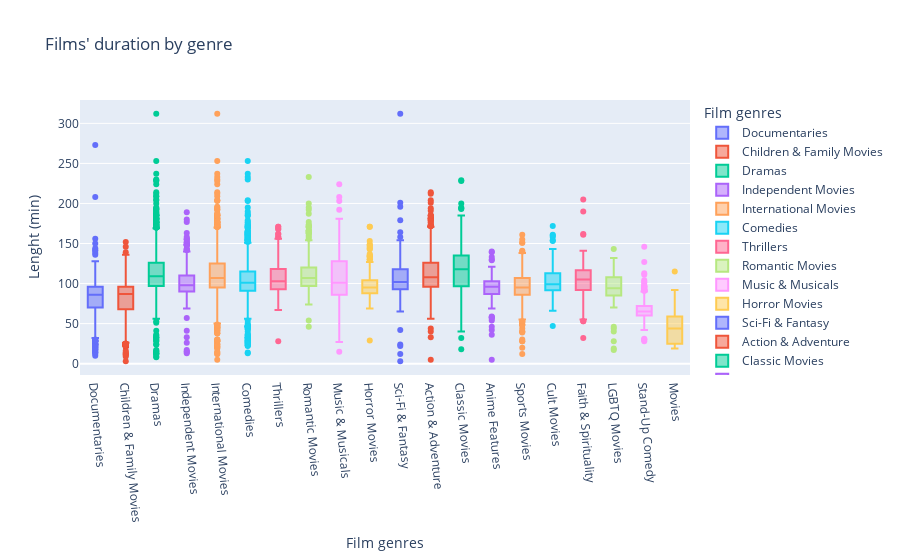

Notebook source saved alongside this figure:
### Markdown cell above
<span style="color:#7635A2">

## Visualization analysis
</span>

>🔎Analyzing movie lengths by genre on Netflix reveals an interesting trend in which `"classics", "dramas", "international movies"` and `"action and adventures"` have an average length longer than other genres.

> #### 🎥 **`Interesting fact:`**  
>The `presence of outliers` with **very low duration** in some categories that have films **ranging between 3 and 20 minutes** could be due to the inclusion of short films within the Netflix selection. These films are often experimental or independent, and have different cinematographic approaches than traditional movies.

>Below the **Films' duration by genre** Box plot graph you can find the charts of the `Top 20 films`🎬, whose duration is atypical.
>
>[Return to: Table of contents](#table_content)

### Code cell
fig7.update_layout(xaxis=dict(tickangle=85))
fig7.show()

### Figure 1 — Plotly figure (JSON) as saved in the notebook; plotly's stock layout.template omitted (floating-point values rounded to 4 significant figures; data arrays with more than 128 entries replaced by an {"elided": "..."} marker saying what was removed)
{"data": [{"alignmentgroup": "True", "hovertemplate": "Film genres=%{x}<br>Lenght (min)=%{y}<extra></extra>", "legendgroup": "Documentaries", "marker": {"color": "#636efa"}, "name": "Documentaries", "notched": false, "offsetgroup": "Documentaries", "orientation": "v", "showlegend": true, "type": "box", "x": {"elided": "869 str values"}, "x0": " ", "xaxis": "x", "y": {"elided": "869 int values"}, "y0": " ", "yaxis": "y"}, {"alignmentgroup": "True", "hovertemplate": "Film genres=%{x}<br>Lenght (min)=%{y}<extra></extra>", "legendgroup": "Children & Family Movies", "marker": {"color": "#EF553B"}, "name": "Children & Family Movies", "notched": false, "offsetgroup": "Children & Family Movies", "orientation": "v", "showlegend": true, "type": "box", "x": {"elided": "641 str values"}, "x0": " ", "xaxis": "x", "y": {"elided": "641 int values"}, "y0": " ", "yaxis": "y"}, {"alignmentgroup": "True", "hovertemplate": "Film genres=%{x}<br>Lenght (min)=%{y}<extra></extra>", "legendgroup": "Dramas", "marker": {"color": "#00cc96"}, "name": "Dramas", "notched": false, "offsetgroup": "Dramas", "orientation": "v", "showlegend": true, "type": "box", "x": {"elided": "2427 str values"}, "x0": " ", "xaxis": "x", "y": {"elided": "2427 int values"}, "y0": " ", "yaxis": "y"}, {"alignmentgroup": "True", "hovertemplate": "Film genres=%{x}<br>Lenght (min)=%{y}<extra></extra>", "legendgroup": "Independent Movies", "marker": {"color": "#ab63fa"}, "name": "Independent Movies", "notched": false, "offsetgroup": "Independent Movies", "orientation": "v", "showlegend": true, "type": "box", "x": {"elided": "756 str values"}, "x0": " ", "xaxis": "x", "y": {"elided": "756 int values"}, "y0": " ", "yaxis": "y"}, {"alignmentgroup": "True", "hovertemplate": "Film genres=%{x}<br>Lenght (min)=%{y}<extra></extra>", "legendgroup": "International Movies", "marker": {"color": "#FFA15A"}, "name": "International Movies", "notched": false, "offsetgroup": "International Movies", "orientation": "v", "showlegend": true, "type": "box", "x": {"elided": "2752 str values"}, "x0": " ", "xaxis": "x", "y": {"elided": "2752 int values"}, "y0": " ", "yaxis": "y"}, {"alignmentgroup": "True", "hovertemplate": "Film genres=%{x}<br>Lenght (min)=%{y}<extra></extra>", "legendgroup": "Comedies", "marker": {"color": "#19d3f3"}, "name": "Comedies", "notched": false, "offsetgroup": "Comedies", "orientation": "v", "showlegend": true, "type": "box", "x": {"elided": "1674 str values"}, "x0": " ", "xaxis": "x", "y": {"elided": "1674 int values"}, "y0": " ", "yaxis": "y"}, {"alignmentgroup": "True", "hovertemplate": "Film genres=%{x}<br>Lenght (min)=%{y}<extra></extra>", "legendgroup": "Thrillers", "marker": {"color": "#FF6692"}, "name": "Thrillers", "notched": false, "offsetgroup": "Thrillers", "orientation": "v", "showlegend": true, "type": "box", "x": {"elided": "577 str values"}, "x0": " ", "xaxis": "x", "y": {"elided": "577 int values"}, "y0": " ", "yaxis": "y"}, {"alignmentgroup": "True", "hovertemplate": "Film genres=%{x}<br>Lenght (min)=%{y}<extra></extra>", "legendgroup": "Romantic Movies", "marker": {"color": "#B6E880"}, "name": "Romantic Movies", "notched": false, "offsetgroup": "Romantic Movies", "orientation": "v", "showlegend": true, "type": "box", "x": {"elided": "616 str values"}, "x0": " ", "xaxis": "x", "y": {"elided": "616 int values"}, "y0": " ", "yaxis": "y"}, {"alignmentgroup": "True", "hovertemplate": "Film genres=%{x}<br>Lenght (min)=%{y}<extra></extra>", "legendgroup": "Music & Musicals", "marker": {"color": "#FF97FF"}, "name": "Music & Musicals", "notched": false, "offsetgroup": "Music & Musicals", "orientation": "v", "showlegend": true, "type": "box", "x": {"elided": "375 str values"}, "x0": " ", "xaxis": "x", "y": {"elided": "375 int values"}, "y0": " ", "yaxis": "y"}, {"alignmentgroup": "True", "hovertemplate": "Film genres=%{x}<br>Lenght (min)=%{y}<extra></extra>", "legendgroup": "Horror Movies", "marker": {"color": "#FECB52"}, "name": "Horror Movies", "notched": false, "offsetgroup": "Horror Movies", "orientation": "v", "showlegend": true, "type": "box", "x": {"elided": "357 str values"}, "x0": " ", "xaxis": "x", "y": {"elided": "357 int values"}, "y0": " ", "yaxis": "y"}, {"alignmentgroup": "True", "hovertemplate": "Film genres=%{x}<br>Lenght (min)=%{y}<extra></extra>", "legendgroup": "Sci-Fi & Fantasy", "marker": {"color": "#636efa"}, "name": "Sci-Fi & Fantasy", "notched": false, "offsetgroup": "Sci-Fi & Fantasy", "orientation": "v", "showlegend": true, "type": "box", "x": {"elided": "243 str values"}, "x0": " ", "xaxis": "x", "y": {"elided": "243 int values"}, "y0": " ", "yaxis": "y"}, {"alignmentgroup": "True", "hovertemplate": "Film genres=%{x}<br>Lenght (min)=%{y}<extra></extra>", "legendgroup": "Action & Adventure", "marker": {"color": "#EF553B"}, "name": "Action & Adventure", "notched": false, "offsetgroup": "Action & Adventure", "orientation": "v", "showlegend": true, "type": "box", "x": {"elided": "859 str values"}, "x0": " ", "xaxis": "x", "y": {"elided": "859 int values"}, "y0": " ", "yaxis": "y"}, {"alignmentgroup": "True", "hovertemplate": "Film genres=%{x}<br>Lenght (min)=%{y}<extra></extra>", "legendgroup": "Classic Movies", "marker": {"color": "#00cc96"}, "name": "Classic Movies", "notched": false, "offsetgroup": "Classic Movies", "orientation": "v", "showlegend": true, "type": "box", "x": ["Classic Movies", "Classic Movies", "Classic Movies", "Classic Movies", "Classic Movies", "Classic Movies", "Classic Movies", "Classic Movies", "Classic Movies", "Classic Movies", "Classic Movies", "Classic Movies", "Classic Movies", "Classic Movies", "Classic Movies", "Classic Movies", "Classic Movies", "Classic Movies", "Classic Movies", "Classic Movies", "Classic Movies", "Classic Movies", "Classic Movies", "Classic Movies", "Classic Movies", "Classic Movies", "Classic Movies", "Classic Movies", "Classic Movies", "Classic Movies", "Classic Movies", "Classic Movies", "Classic Movies", "Classic Movies", "Classic Movies", "Classic Movies", "Classic Movies", "Classic Movies", "Classic Movies", "Classic Movies", "Classic Movies", "Classic Movies", "Classic Movies", "Classic Movies", "Classic Movies", "Classic Movies", "Classic Movies", "Classic Movies", "Classic Movies", "Classic Movies", "Classic Movies", "Classic Movies", "Classic Movies", "Classic Movies", "Classic Movies", "Classic Movies", "Classic Movies", "Classic Movies", "Classic Movies", "Classic Movies", "Classic Movies", "Classic Movies", "Classic Movies", "Classic Movies", "Classic Movies", "Classic Movies", "Classic Movies", "Classic Movies", "Classic Movies", "Classic Movies", "Classic Movies", "Classic Movies", "Classic Movies", "Classic Movies", "Classic Movies", "Classic Movies", "Classic Movies", "Classic Movies", "Classic Movies", "Classic Movies", "Classic Movies", "Classic Movies", "Classic Movies", "Classic Movies", "Classic Movies", "Classic Movies", "Classic Movies", "Classic Movies", "Classic Movies", "Classic Movies", "Classic Movies", "Classic Movies", "Classic Movies", "Classic Movies", "Classic Movies", "Classic Movies", "Classic Movies", "Classic Movies", "Classic Movies", "Classic Movies", "Classic Movies", "Classic Movies", "Classic Movies", "Classic Movies", "Classic Movies", "Classic Movies", "Classic Movies", "Classic Movies", "Classic Movies", "Classic Movies", "Classic Movies", "Classic Movies", "Classic Movies", "Classic Movies", "Classic Movies", "Classic Movies"], "x0": " ", "xaxis": "x", "y": [124, 117, 120, 229, 156, 129, 121, 124, 103, 126, 127, 139, 94, 136, 173, 181, 134, 118, 120, 106, 94, 131, 109, 129, 73, 104, 194, 116, 130, 193, 92, 122, 94, 100, 153, 143, 176, 137, 112, 172, 128, 125, 168, 111, 108, 98, 108, 94, 146, 127, 89, 127, 112, 200, 103, 181, 98, 118, 115, 137, 145, 110, 96, 127, 116, 119, 120, 63, 109, 58, 105, 118, 153, 93, 112, 185, 59, 127, 166, 77, 126, 120, 52, 154, 129, 178, 111, 120, 137, 32, 228, 93, 195, 110, 95, 106, 91, 18, 103, 112, 85, 161, 93, 121, 40, 138, 40, 97, 42, 128, 76, 61, 93, 90, 100, 86], "y0": " ", "yaxis": "y"}, {"alignmentgroup": "True", "hovertemplate": "Film genres=%{x}<br>Lenght (min)=%{y}<extra></extra>", "legendgroup": "Anime Features", "marker": {"color": "#ab63fa"}, "name": "Anime Features", "notched": false, "offsetgroup": "Anime Features", "orientation": "v", "showlegend": true, "type": "box", "x": ["Anime Features", "Anime Features", "Anime Features", "Anime Features", "Anime Features", "Anime Features", "Anime Features", "Anime Features", "Anime Features", "Anime Features", "Anime Features", "Anime Features", "Anime Features", "Anime Features", "Anime Features", "Anime Features", "Anime Features", "Anime Features", "Anime Features", "Anime Features", "Anime Features", "Anime Features", "Anime Features", "Anime Features", "Anime Features", "Anime Features", "Anime Features", "Anime Features", "Anime Features", "Anime Features", "Anime Features", "Anime Features", "Anime Features", "Anime Features", "Anime Features", "Anime Features", "Anime Features", "Anime Features", "Anime Features", "Anime Features", "Anime Features", "Anime Features", "Anime Features", "Anime Features", "Anime Features", "Anime Features", "Anime Features", "Anime Features", "Anime Features", "Anime Features", "Anime Features", "Anime Features", "Anime Features", "Anime Features", "Anime Features", "Anime Features", "Anime Features", "Anime Features", "Anime Features", "Anime Features", "Anime Features", "Anime Features", "Anime Features", "Anime Features", "Anime Features", "Anime Features", "Anime Features", "Anime Features", "Anime Features", "Anime Features", "Anime Features"], "x0": " ", "xaxis": "x", "y": [99, 99, 88, 100, 102, 93, 96, 95, 85, 97, 95, 83, 84, 59, 87, 96, 133, 140, 120, 139, 36, 96, 118, 112, 72, 104, 96, 98, 54, 5, 91, 75, 113, 98, 103, 107, 98, 91, 106, 121, 110, 46, 42, 69, 87, 130, 91, 97, 100, 74, 101, 103, 100, 129, 92, 107, 106, 77, 94, 94, 58, 58, 56, 117, 88, 99, 99, 103, 90, 102, 96], "y0": " ", "yaxis": "y"}, {"alignmentgroup": "True", "hovertemplate": "Film genres=%{x}<br>Lenght (min)=%{y}<extra></extra>", "legendgroup": "Sports Movies", "marker": {"color": "#FFA15A"}, "name": "Sports Movies", "notched": false, "offsetgroup": "Sports Movies", "orientation": "v", "showlegend": true, "type": "box", "x": {"elided": "219 str values"}, "x0": " ", "xaxis": "x", "y": {"elided": "219 int values"}, "y0": " ", "yaxis": "y"}, {"alignmentgroup": "True", "hovertemplate": "Film genres=%{x}<br>Lenght (min)=%{y}<extra></extra>", "legendgroup": "Cult Movies", "marker": {"color": "#19d3f3"}, "name": "Cult Movies", "notched": false, "offsetgroup": "Cult Movies", "orientation": "v", "showlegend": true, "type": "box", "x": ["Cult Movies", "Cult Movies", "Cult Movies", "Cult Movies", "Cult Movies", "Cult Movies", "Cult Movies", "Cult Movies", "Cult Movies", "Cult Movies", "Cult Movies", "Cult Movies", "Cult Movies", "Cult Movies", "Cult Movies", "Cult Movies", "Cult Movies", "Cult Movies", "Cult Movies", "Cult Movies", "Cult Movies", "Cult Movies", "Cult Movies", "Cult Movies", "Cult Movies", "Cult Movies", "Cult Movies", "Cult Movies", "Cult Movies", "Cult Movies", "Cult Movies", "Cult Movies", "Cult Movies", "Cult Movies", "Cult Movies", "Cult Movies", "Cult Movies", "Cult Movies", "Cult Movies", "Cult Movies", "Cult Movies", "Cult Movies", "Cult Movies", "Cult Movies", "Cult Movies", "Cult Movies", "Cult Movies", "Cult Movies", "Cult Movies", "Cult Movies", "Cult Movies", "Cult Movies", "Cult Movies", "Cult Movies", "Cult Movies", "Cult Movies", "Cult Movies", "Cult Movies", "Cult Movies", "Cult Movies", "Cult Movies", "Cult Movies", "Cult Movies", "Cult Movies", "Cult Movies", "Cult Movies", "Cult Movies", "Cult Movies", "Cult Movies", "Cult Movies", "Cult Movies"], "x0": " ", "xaxis": "x", "y": [117, 104, 94, 101, 106, 95, 103, 98, 91, 126, 118, 88, 94, 103, 94, 134, 160, 110, 110, 94, 102, 95, 47, 88, 143, 90, 137, 82, 102, 81, 99, 98, 113, 87, 172, 95, 118, 98, 101, 88, 122, 105, 86, 114, 99, 101, 118, 93, 84, 79, 90, 77, 154, 114, 153, 112, 94, 106, 113, 96, 102, 66, 85, 97, 161, 85, 83, 108, 94, 96, 158], "y0": " ", "yaxis": "y"}, {"alignmentgroup": "True", "hovertemplate": "Film genres=%{x}<br>Lenght (min)=%{y}<extra></extra>", "legendgroup": "Faith & Spirituality", "marker": {"color": "#FF6692"}, "name": "Faith & Spirituality", "notched": false, "offsetgroup": "Faith & Spirituality", "orientation": "v", "showlegend": true, "type": "box", "x": ["Faith & Spirituality", "Faith & Spirituality", "Faith & Spirituality", "Faith & Spirituality", "Faith & Spirituality", "Faith & Spirituality", "Faith & Spirituality", "Faith & Spirituality", "Faith & Spirituality", "Faith & Spirituality", "Faith & Spirituality", "Faith & Spirituality", "Faith & Spirituality", "Faith & Spirituality", "Faith & Spirituality", "Faith & Spirituality", "Faith & Spirituality", "Faith & Spirituality", "Faith & Spirituality", "Faith & Spirituality", "Faith & Spirituality", "Faith & Spirituality", "Faith & Spirituality", "Faith & Spirituality", "Faith & Spirituality", "Faith & Spirituality", "Faith & Spirituality", "Faith & Spirituality", "Faith & Spirituality", "Faith & Spirituality", "Faith & Spirituality", "Faith & Spirituality", "Faith & Spirituality", "Faith & Spirituality", "Faith & Spirituality", "Faith & Spirituality", "Faith & Spirituality", "Faith & Spirituality", "Faith & Spirituality", "Faith & Spirituality", "Faith & Spirituality", "Faith & Spirituality", "Faith & Spirituality", "Faith & Spirituality", "Faith & Spirituality", "Faith & Spirituality", "Faith & Spirituality", "Faith & Spirituality", "Faith & Spirituality", "Faith & Spirituality", "Faith & Spirituality", "Faith & Spirituality", "Faith & Spirituality", "Faith & Spirituality", "Faith & Spirituality", "Faith & Spirituality", "Faith & Spirituality", "Faith & Spirituality", "Faith & Spirituality", "Faith & Spirituality", "Faith & Spirituality", "Faith & Spirituality", "Faith & Spirituality", "Faith & Spirituality", "Faith & Spirituality"], "x0": " ", "xaxis": "x", "y": [120, 120, 101, 97, 120, 98, 123, 113, 116, 111, 88, 81, 116, 110, 106, 97, 127, 110, 121, 119, 133, 105, 32, 108, 91, 75, 53, 97, 66, 126, 99, 75, 104, 96, 90, 104, 111, 113, 106, 92, 102, 119, 53, 110, 99, 55, 95, 89, 92, 96, 109, 141, 106, 113, 100, 161, 205, 123, 190, 108, 92, 86, 87, 100, 162], "y0": " ", "yaxis": "y"}, {"alignmentgroup": "True", "hovertemplate": "Film genres=%{x}<br>Lenght (min)=%{y}<extra></extra>", "legendgroup": "LGBTQ Movies", "marker": {"color": "#B6E880"}, "name": "LGBTQ Movies", "notched": false, "offsetgroup": "LGBTQ Movies", "orientation": "v", "showlegend": true, "type": "box", "x": ["LGBTQ Movies", "LGBTQ Movies", "LGBTQ Movies", "LGBTQ Movies", "LGBTQ Movies", "LGBTQ Movies", "LGBTQ Movies", "LGBTQ Movies", "LGBTQ Movies", "LGBTQ Movies", "LGBTQ Movies", "LGBTQ Movies", "LGBTQ Movies", "LGBTQ Movies", "LGBTQ Movies", "LGBTQ Movies", "LGBTQ Movies", "LGBTQ Movies", "LGBTQ Movies", "LGBTQ Movies", "LGBTQ Movies", "LGBTQ Movies", "LGBTQ Movies", "LGBTQ Movies", "LGBTQ Movies", "LGBTQ Movies", "LGBTQ Movies", "LGBTQ Movies", "LGBTQ Movies", "LGBTQ Movies", "LGBTQ Movies", "LGBTQ Movies", "LGBTQ Movies", "LGBTQ Movies", "LGBTQ Movies", "LGBTQ Movies", "LGBTQ Movies", "LGBTQ Movies", "LGBTQ Movies", "LGBTQ Movies", "LGBTQ Movies", "LGBTQ Movies", "LGBTQ Movies", "LGBTQ Movies", "LGBTQ Movies", "LGBTQ Movies", "LGBTQ Movies", "LGBTQ Movies", "LGBTQ Movies", "LGBTQ Movies", "LGBTQ Movies", "LGBTQ Movies", "LGBTQ Movies", "LGBTQ Movies", "LGBTQ Movies", "LGBTQ Movies", "LGBTQ Movies", "LGBTQ Movies", "LGBTQ Movies", "LGBTQ Movies", "LGBTQ Movies", "LGBTQ Movies", "LGBTQ Movies", "LGBTQ Movies", "LGBTQ Movies", "LGBTQ Movies", "LGBTQ Movies", "LGBTQ Movies", "LGBTQ Movies", "LGBTQ Movies", "LGBTQ Movies", "LGBTQ Movies", "LGBTQ Movies", "LGBTQ Movies", "LGBTQ Movies", "LGBTQ Movies", "LGBTQ Movies", "LGBTQ Movies", "LGBTQ Movies", "LGBTQ Movies", "LGBTQ Movies", "LGBTQ Movies", "LGBTQ Movies", "LGBTQ Movies", "LGBTQ Movies", "LGBTQ Movies", "LGBTQ Movies", "LGBTQ Movies", "LGBTQ Movies", "LGBTQ Movies", "LGBTQ Movies", "LGBTQ Movies", "LGBTQ Movies", "LGBTQ Movies", "LGBTQ Movies", "LGBTQ Movies", "LGBTQ Movies", "LGBTQ Movies", "LGBTQ Movies", "LGBTQ Movies", "LGBTQ Movies", "LGBTQ Movies"], "x0": " ", "xaxis": "x", "y": [83, 70, 78, 102, 114, 107, 110, 70, 85, 106, 91, 143, 118, 85, 95, 102, 83, 115, 110, 132, 109, 108, 114, 97, 90, 87, 44, 83, 122, 28, 94, 17, 99, 96, 108, 90, 105, 83, 87, 108, 100, 93, 46, 119, 91, 40, 106, 79, 116, 91, 86, 94, 95, 106, 102, 19, 101, 101, 91, 92, 86, 113, 100, 131, 81, 119, 96, 82, 117, 92, 110, 81, 90, 82, 104, 128, 85, 85, 84, 90, 86, 90, 83, 77, 128, 111, 108, 126, 90, 97, 83, 96, 85, 86, 89, 88, 87, 108, 78, 111, 112, 107], "y0": " ", "yaxis": "y"}, {"alignmentgroup": "True", "hovertemplate": "Film genres=%{x}<br>Lenght (min)=%{y}<extra></extra>", "legendgroup": "Stand-Up Comedy", "marker": {"color": "#FF97FF"}, "name": "Stand-Up Comedy", "notched": false, "offsetgroup": "Stand-Up Comedy", "orientation": "v", "showlegend": true, "type": "box", "x": {"elided": "343 str values"}, "x0": " ", "xaxis": "x", "y": {"elided": "343 int values"}, "y0": " ", "yaxis": "y"}, {"alignmentgroup": "True", "hovertemplate": "Film genres=%{x}<br>Lenght (min)=%{y}<extra></extra>", "legendgroup": "Movies", "marker": {"color": "#FECB52"}, "name": "Movies", "notched": false, "offsetgroup": "Movies", "orientation": "v", "showlegend": true, "type": "box", "x": ["Movies", "Movies", "Movies", "Movies", "Movies", "Movies", "Movies", "Movies", "Movies", "Movies", "Movies", "Movies", "Movies", "Movies", "Movies", "Movies", "Movies", "Movies", "Movies", "Movies", "Movies", "Movies", "Movies", "Movies", "Movies", "Movies", "Movies", "Movies", "Movies", "Movies", "Movies", "Movies", "Movies", "Movies", "Movies", "Movies", "Movies", "Movies", "Movies", "Movies", "Movies", "Movies", "Movies", "Movies", "Movies", "Movies", "Movies", "Movies", "Movies", "Movies", "Movies", "Movies", "Movies", "Movies"], "x0": " ", "xaxis": "x", "y": [115, 39, 36, 34, 36, 60, 60, 72, 92, 59, 44, 36, 22, 22, 23, 51, 50, 23, 82, 19, 25, 22, 40, 22, 24, 89, 81, 46, 69, 51, 22, 44, 44, 29, 26, 37, 63, 62, 47, 52, 22, 33, 35, 29, 53, 48, 24, 24, 55, 23, 45, 75, 71, 49], "y0": " ", "yaxis": "y"}], "layout": {"autosize": true, "boxmode": "overlay", "legend": {"title": {"text": "Film genres"}, "tracegroupgap": 0}, "title": {"text": "Films' duration by genre"}, "xaxis": {"anchor": "y", "autorange": true, "categoryarray": ["Documentaries", "Children & Family Movies", "Dramas", "Independent Movies", "International Movies", "Comedies", "Thrillers", "Romantic Movies", "Music & Musicals", "Horror Movies", "Sci-Fi & Fantasy", "Action & Adventure", "Classic Movies", "Anime Features", "Sports Movies", "Cult Movies", "Faith & Spirituality", "LGBTQ Movies", "Stand-Up Comedy", "Movies"], "categoryorder": "array", "domain": [0, 1], "range": [-0.5, 19.5], "tickangle": 85, "title": {"text": "Film genres"}, "type": "category"}, "yaxis": {"anchor": "x", "autorange": true, "domain": [0, 1], "range": [-14.17, 329.2], "title": {"text": "Lenght (min)"}, "type": "linear"}}}
